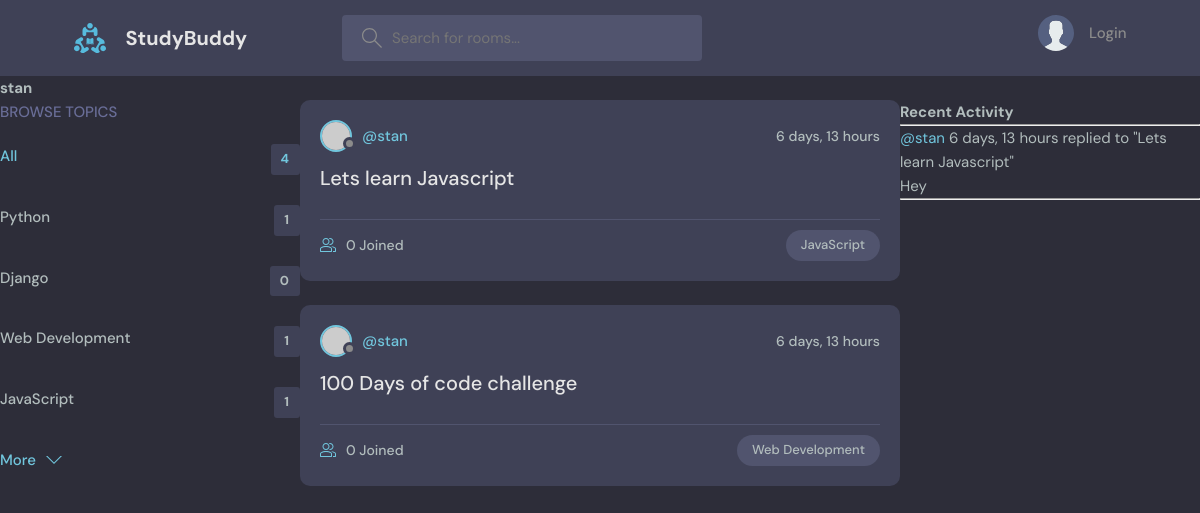
The page /profile/1 on the database as committed earlier.
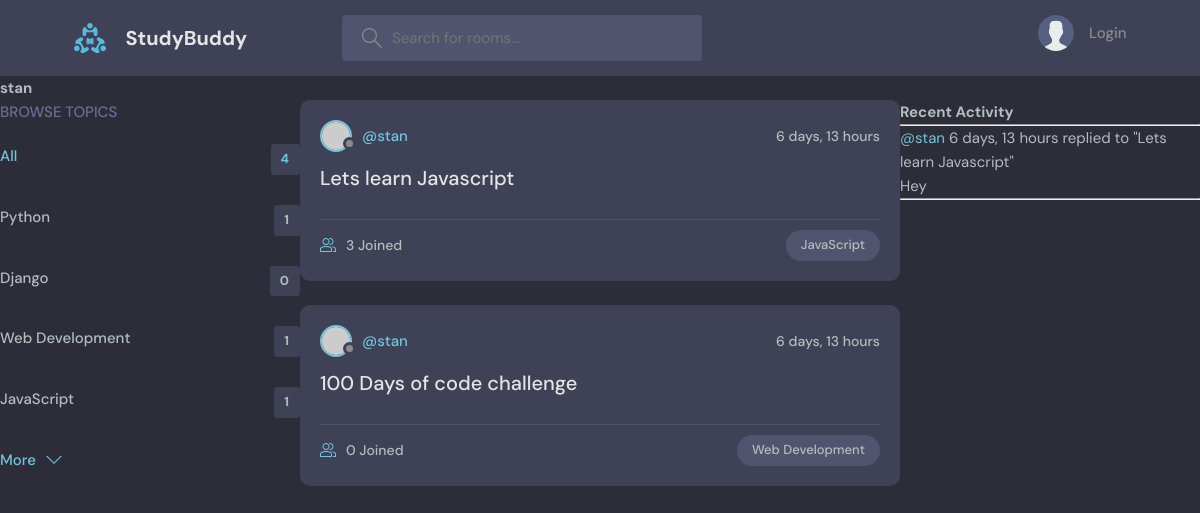
The same page on the database as committed later.
### base/models.py (models this page shows, shortened)
class Room(models.Model):
    host = models.ForeignKey(User, on_delete=models.SET_NULL, null=True)
    topic = models.ForeignKey(Topic, on_delete=models.SET_NULL, null=True)
    name=models.CharField(max_length=200)
    description = models.TextField(null=True,blank=True)
    participants=models.ManyToManyField(User, related_name='participants',blank=True)
    updated =models.DateTimeField(auto_now=True)
    created =models.DateTimeField(auto_now_add=True)
    class Meta:
        ordering =['-updated','-created']
    def __str__(self):
        return self.name

class Topic(models.Model):
    name = models.CharField(max_length=200)

### base/views.py (the view)
# urls.py: path('profile/<str:pk>', views.userProfile, name="user-profile"),
def userProfile(request,pk):
    user=User.objects.get(id=pk)
    rooms =user.room_set.all()
    room_messages = user.message_set.all()
    topics=Topic.objects.all()
    context={'user':user,'rooms':rooms,'room_messages':room_messages,'topics':topics}
    return render(request,'base/profile.html',context)

### base/models.py (called while the page is built)
    def __str__(self):
        return self.body[0:50]

### base/templates/base/profile.html (shortened to what this page needs)
{% extends 'main.html' %}
{% block content %}
<h1>{{user.username}}</h1>
<div class="profile-container">
    <div>
    {% include 'base/topics_component.html'%}
    </div>
    <div>
        {% include 'base/feed_component.html'%}
    </div>
    <div>
        {% include 'base/activity_component.html'%}
    </div>
</div>
{% endblock content %}

### base/templates/base/feed_component.html (shortened to what this page needs)
{% for room in rooms %}
<div class="roomListRoom">
  <div class="roomListRoom__header">
    <a href="{% url 'user-profile' room.host.id%}" class="roomListRoom__author">
      <div class="avatar avatar--small">
        <img src="https://randomuser.me/api/portraits/women/11.jpg" />
      </div>
      <span>@{{room.host.username}}</span>
    </a>
    <div class="roomListRoom__actions">
      <span>{{room.created|timesince}}</span>
    </div>
  </div>
  <div class="roomListRoom__content">
    <a href="{% url 'room' room.id%}">{{room.name}}</a>
  </div>
  <div class="roomListRoom__meta">
    <a href="{% url 'room' room.id%}" class="roomListRoom__joined">
      {{room.participants.all.count}} Joined
    </a>
    <p class="roomListRoom__topic">{{room.topic.name}}</p>
  </div>
</div>
{% endfor %}

Rows that differ between the two databases and show on the page:
changed Room "Lets learn Javascript": participants.all.count "0" → "3"
